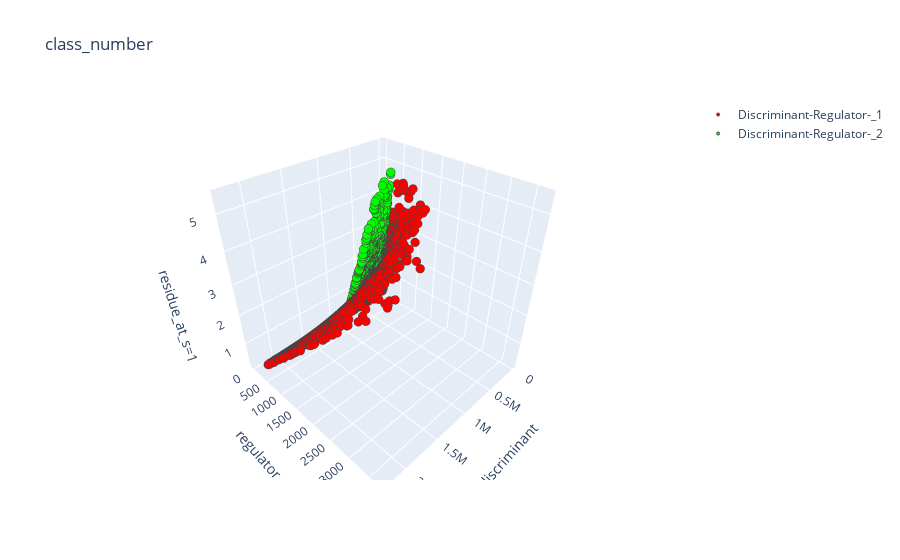

The cell this chart's notebook holds for it:
### Markdown cell above
## Visualization

### Code cell
df_plot = df_all.sample(4000)

dr1 = go.Scatter3d(
    x=df_plot[df_plot['class_number'] == NEW_CLASS_NAME_ONE]['discriminant'],
    y=df_plot[df_plot['class_number'] == NEW_CLASS_NAME_ONE]['regulator'],
    z=df_plot[df_plot['class_number'] == NEW_CLASS_NAME_ONE]['residue_at_s=1'],
    mode='markers',
    marker = dict(size=3,
                  color='rgb(255,0,0)',
                  line=dict(width=1)),
    name ='Discriminant-Regulator-_1'
)
dr2 = go.Scatter3d(
    x=df_plot[df_plot['class_number'] == NEW_CLASS_NAME_TWO]['discriminant'],
    y=df_plot[df_plot['class_number'] == NEW_CLASS_NAME_TWO]['regulator'],
    z=df_plot[df_plot['class_number'] == NEW_CLASS_NAME_TWO]['residue_at_s=1'],
    mode='markers',
    marker = dict(size=3,
                  color='rgb(0,255,0)',
                  line=dict(width=1)),
    name ='Discriminant-Regulator-_2'
)

data = [dr1, dr2]
layout = go.Layout(
    title='class_number',
    scene = dict(
        xaxis = dict(title='discriminant'),
        yaxis = dict(title='regulator'),
        zaxis = dict(title='residue_at_s=1'),)
)
fig = go.Figure(data=data, layout=layout)
py.iplot(fig, filename='class_number')

### Figure 1 — Plotly figure (JSON) as saved in the notebook; plotly's stock layout.template omitted (floating-point values rounded to 4 significant figures; data arrays with more than 128 entries replaced by an {"elided": "..."} marker saying what was removed)
{"data": [{"marker": {"color": "rgb(255,0,0)", "line": {"width": 1}, "size": 3}, "mode": "markers", "name": "Discriminant-Regulator-_1", "type": "scatter3d", "x": {"elided": "1991 int values"}, "y": {"elided": "1991 float values"}, "z": {"elided": "1991 float values"}}, {"marker": {"color": "rgb(0,255,0)", "line": {"width": 1}, "size": 3}, "mode": "markers", "name": "Discriminant-Regulator-_2", "type": "scatter3d", "x": {"elided": "2009 int values"}, "y": {"elided": "2009 float values"}, "z": {"elided": "2009 float values"}}], "layout": {"scene": {"xaxis": {"title": {"text": "discriminant"}}, "yaxis": {"title": {"text": "regulator"}}, "zaxis": {"title": {"text": "residue_at_s=1"}}}, "title": {"text": "class_number"}}}
